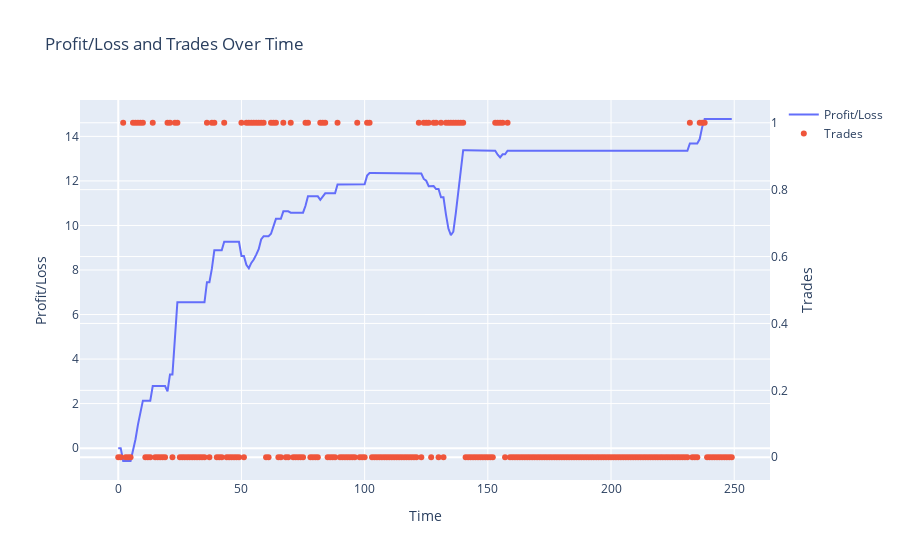

The notebook cell this image was saved under:
### Code cell
fig = go.Figure()

# Add line plot for pl
fig.add_trace(go.Scatter(
    x=list(range(horizon)),
    y=ts.get_pl(),
    mode='lines',
    name='Profit/Loss'
))

# Add scatter plot for trades
fig.add_trace(go.Scatter(
    x=list(range(horizon)),
    y=ts.get_trades(),
    mode='markers',
    name='Trades',
    yaxis='y2'
))

# Create axis objects
fig.update_layout(
    title='Profit/Loss and Trades Over Time',
    xaxis=dict(title='Time'),
    yaxis=dict(title='Profit/Loss'),
    yaxis2=dict(title='Trades', overlaying='y', side='right')
)

fig.show()

### Figure 1 — Plotly figure (JSON) as saved in the notebook; plotly's stock layout.template omitted (floating-point values rounded to 4 significant figures; data arrays with more than 128 entries replaced by an {"elided": "..."} marker saying what was removed)
{"data": [{"mode": "lines", "name": "Profit/Loss", "type": "scatter", "x": {"elided": "250 int values"}, "y": {"elided": "250 float values"}}, {"mode": "markers", "name": "Trades", "type": "scatter", "x": {"elided": "250 int values"}, "y": {"elided": "250 int values"}, "yaxis": "y2"}], "layout": {"title": {"text": "Profit/Loss and Trades Over Time"}, "xaxis": {"title": {"text": "Time"}}, "yaxis": {"title": {"text": "Profit/Loss"}}, "yaxis2": {"overlaying": "y", "side": "right", "title": {"text": "Trades"}}}}
